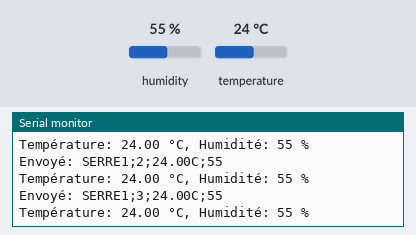
A program run on a simulated ESP32. On the bench: the last lines printed to the serial monitor. The inputs (shaded band) are chosen by the test bench; at power-on: humidity 55 %, temperature 24 °C.

Above: at 2.8 s.
2.9 s: humidity set to 22 %
At 3.9 s:
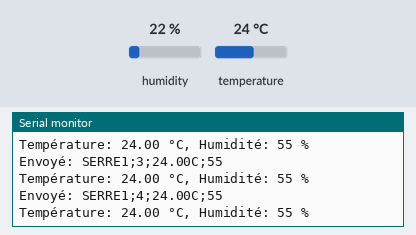
5.6 s: temperature set to 12 °C
At 6.4 s:
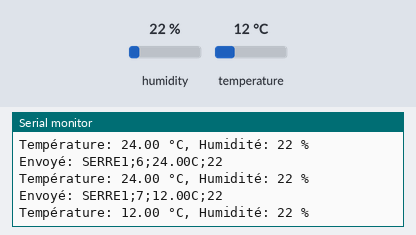
8.3 s: humidity set to 40 %
At 8.3 s:
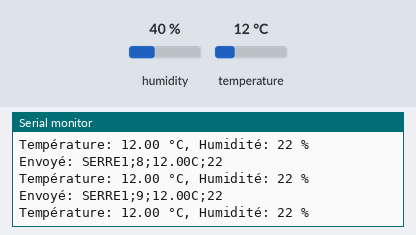
Timing chart, 0 to 11.3 s (numbered marks = the images above; inputs shaded):
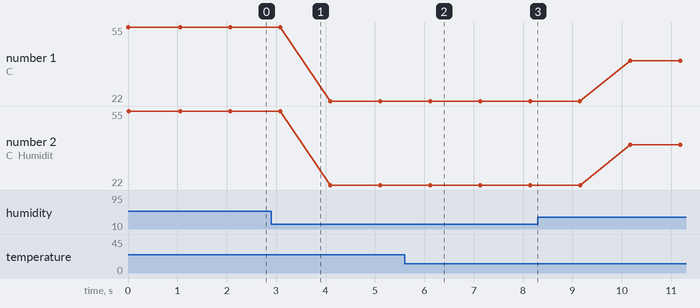

Measured:
- after the input at 5.6 s, the serial monitor: prints a new line after 0.52 s (image 2)
- plotted number 1: 22 → 40 after the input at 8.3 s
- plotted number 2: 22 → 40 after the input at 8.3 s

The program:

main.cpp
```cpp
/**
 * @file main.cpp
 * @brief Programme principal de l'émetteur RF avec capteur DHT22
 * @author HNIZDO Thomas
 * @version 1.1
 * @date 2025-03-28
 */

#include <Arduino.h>
#include "EmetteurRF.h"
#include <DHT.h>
#include <Adafruit_Sensor.h>

// Constantes pour le DHT22
#define BROCHE_DHT 12 // Broche DHT22
#define TYPE_DHT   DHT22

// Constantes pour l'émetteur RF
const int BROCHE_RECEPTION    = 16;
const int BROCHE_TRANSMISSION = 17;
const int VITESSE_CONSOLE     = 9600;
const int VITESSE_RF          = 200;
const int DELAI_ENVOI         = 1000;

// Paramètres de la trame
const String  PREFIXE_TRAME = "SERRE";
const char    SEPARATEUR    = ';';
const uint8_t NUMERO_SERRE  = 1;
const String  FIN_TRAME     = "\r\n";

// Constantes pour les données
const char16_t UNITE_TEMPERATURE = 'C';

// Instances
HardwareSerial portSerie(2);
EmetteurRF     emetteurRF(portSerie, BROCHE_RECEPTION, BROCHE_TRANSMISSION, VITESSE_RF);
DHT            capteurDht(BROCHE_DHT, TYPE_DHT);

/**
 * @brief Initialisation du programme
 */
void setup()
{
    Serial.begin(VITESSE_CONSOLE);
    capteurDht.begin();
    emetteurRF.initialiser();
    emetteurRF.configurerTrame(PREFIXE_TRAME, SEPARATEUR, NUMERO_SERRE, FIN_TRAME);
    Serial.println("Émetteur RF initialisé avec capteur DHT22");
}

/**
 * @brief Affiche un message dans la console
 * @param message Message à afficher
 */
void afficherMessage(const String& message)
{
    Serial.println("Envoyé: " + message);
}

/**
 * @brief Lit les données du capteur DHT22
 * @param temperature Variable pour stocker la température
 * @param humidite Variable pour stocker l'humidité
 * @return true si la lecture est réussie, false sinon
 */
bool lireDHT22(float& temperature, uint8_t& humidite)
{
    // Lecture de l'humidité
    float valeurHumidite = capteurDht.readHumidity();
    // Lecture de la température en Celsius
    float valeurTemperature = capteurDht.readTemperature();

    // Vérifie si la lecture a échoué
    if(isnan(valeurHumidite) || isnan(valeurTemperature))
    {
        Serial.println("Échec de lecture du capteur DHT22!");
        return false;
    }

    temperature = valeurTemperature;
    humidite    = static_cast<uint8_t>(valeurHumidite);
    return true;
}

/**
 * @brief Boucle principale
 */
void loop()
{
    float   temperature;
    uint8_t tauxHumidite;

    if(lireDHT22(temperature, tauxHumidite))
    {
        String trameEnvoi = emetteurRF.envoyerTrame(temperature, UNITE_TEMPERATURE, tauxHumidite);
        afficherMessage(trameEnvoi);

        // Affiche également les valeurs sur le moniteur série
        Serial.print("Température: ");
        Serial.print(temperature);
        Serial.print(" °C, Humidité: ");
        Serial.print(tauxHumidite);
        Serial.println(" %");

        emetteurRF.incrementerIdTrame();
    }

    delay(DELAI_ENVOI);
}
```
